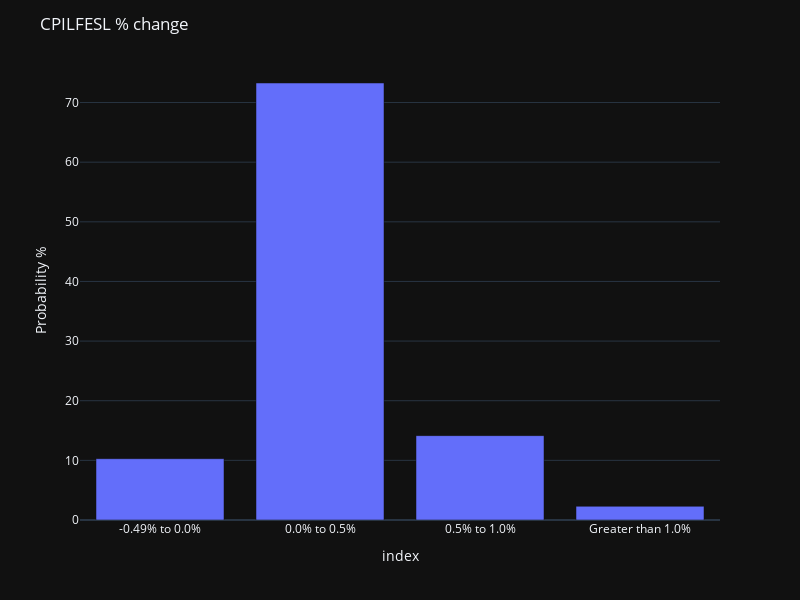

Notebook code for this chart:
### Code cell
fig = px.bar(occurrence_frequencies, x=occurrence_frequencies.index, y='Probability %')

fig = px.bar(
    occurrence_frequencies,
    x=occurrence_frequencies.index,
    y='Probability %',
)

fig.update_layout(
    title=dict(text='CPILFESL % change'),
    width=800,
    height=600,
    yaxis=dict(title="Probability %"),
    hovermode="x unified",
    template="plotly_dark"
)

fig.show()

### Figure 1 — Plotly figure (JSON) as saved in the notebook; plotly's stock layout.template omitted (floating-point values rounded to 4 significant figures)
{"data": [{"hovertemplate": "index=%{x}<br>Probability %=%{y}<extra></extra>", "legendgroup": "", "marker": {"color": "#636efa", "pattern": {"shape": ""}}, "name": "", "orientation": "v", "showlegend": false, "textposition": "auto", "type": "bar", "x": ["-0.49% to 0.0%", "0.0% to 0.5%", "0.5% to 1.0%", "Greater than 1.0%"], "xaxis": "x", "y": [10.28, 73.28, 14.15, 2.297], "yaxis": "y"}], "layout": {"barmode": "relative", "height": 600, "hovermode": "x unified", "legend": {"tracegroupgap": 0}, "margin": {"t": 60}, "title": {"text": "CPILFESL % change"}, "width": 800, "xaxis": {"anchor": "y", "domain": [0, 1], "title": {"text": "index"}}, "yaxis": {"anchor": "x", "domain": [0, 1], "title": {"text": "Probability %"}}}}
